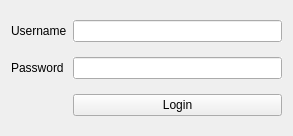
<?xml version="1.0" encoding="UTF-8"?>
<ui version="4.0">
 <class>frmLogin</class>
 <widget class="QWidget" name="frmLogin">
  <property name="windowModality">
   <enum>Qt::ApplicationModal</enum>
  </property>
  <property name="geometry">
   <rect>
    <x>0</x>
    <y>0</y>
    <width>293</width>
    <height>136</height>
   </rect>
  </property>
  <property name="sizePolicy">
   <sizepolicy hsizetype="Fixed" vsizetype="Fixed">
    <horstretch>0</horstretch>
    <verstretch>0</verstretch>
   </sizepolicy>
  </property>
  <property name="maximumSize">
   <size>
    <width>293</width>
    <height>306</height>
   </size>
  </property>
  <property name="windowTitle">
   <string>Login</string>
  </property>
  <property name="windowIcon">
   <iconset resource="../app_new/app_new.qrc">
    <normaloff>:/app_new/medfisis.ico</normaloff>:/app_new/medfisis.ico</iconset>
  </property>
  <property name="toolTip">
   <string>Login Dialog</string>
  </property>
  <property name="whatsThis">
   <string>This is a login dialog.</string>
  </property>
  <layout class="QGridLayout" name="gridLayout">
   <item row="0" column="0">
    <widget class="QLabel" name="lbUser">
     <property name="text">
      <string>Username</string>
     </property>
     <property name="buddy">
      <cstring>lineUser</cstring>
     </property>
    </widget>
   </item>
   <item row="0" column="1">
    <widget class="QLineEdit" name="lineUser">
     <property name="autoFillBackground">
      <bool>true</bool>
     </property>
    </widget>
   </item>
   <item row="1" column="0">
    <widget class="QLabel" name="lbPasswd">
     <property name="text">
      <string>Password</string>
     </property>
     <property name="buddy">
      <cstring>linePasswd</cstring>
     </property>
    </widget>
   </item>
   <item row="1" column="1">
    <widget class="QLineEdit" name="linePasswd">
     <property name="autoFillBackground">
      <bool>true</bool>
     </property>
     <property name="echoMode">
      <enum>QLineEdit::Password</enum>
     </property>
    </widget>
   </item>
   <item row="2" column="1">
    <widget class="QPushButton" name="pushLogin">
     <property name="sizePolicy">
      <sizepolicy hsizetype="MinimumExpanding" vsizetype="Fixed">
       <horstretch>0</horstretch>
       <verstretch>0</verstretch>
      </sizepolicy>
     </property>
     <property name="autoFillBackground">
      <bool>true</bool>
     </property>
     <property name="text">
      <string>Login</string>
     </property>
     <property name="icon">
      <iconset resource="../app_new/app_new.qrc">
       <normaloff>:/app_new/password.png</normaloff>:/app_new/password.png</iconset>
     </property>
     <property name="iconSize">
      <size>
       <width>16</width>
       <height>16</height>
      </size>
     </property>
     <property name="shortcut">
      <string>Ctrl+L</string>
     </property>
     <property name="autoDefault">
      <bool>true</bool>
     </property>
    </widget>
   </item>
  </layout>
 </widget>
 <resources>
  <include location="../app_new/app_new.qrc"/>
 </resources>
 <connections>
  <connection>
   <sender>pushLogin</sender>
   <signal>clicked()</signal>
   <receiver>frmLogin</receiver>
   <slot>validate()</slot>
   <hints>
    <hint type="sourcelabel">
     <x>146</x>
     <y>72</y>
    </hint>
    <hint type="destinationlabel">
     <x>146</x>
     <y>52</y>
    </hint>
   </hints>
  </connection>
 </connections>
 <slots>
  <slot>validate()</slot>
  <slot>itemSelected(QString)</slot>
  <slot>loadForm(QString)</slot>
  <slot>showForm(QString)</slot>
 </slots>
</ui>
